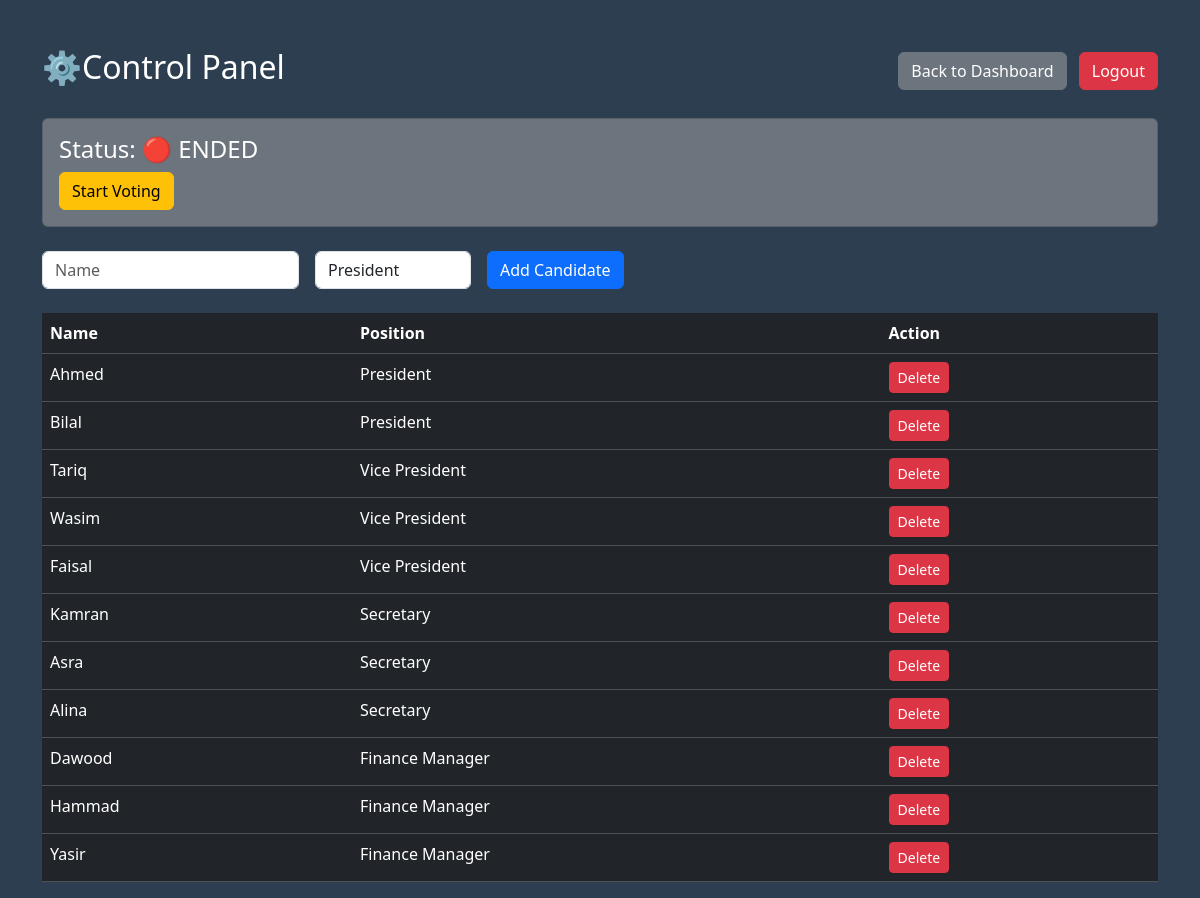
The page /admin-dashboard/manage_election/ (signed in) on the database its author committed.
### myapp/models.py (models this page shows, shortened)
class Candidate(models.Model):
    POSITION_CHOICES = [
        ('President', 'President'),
        ('Vice President', 'Vice President'),
        ('Secretary', 'Secretary'),
        ('Finance Manager', 'Finance Manager'),
    ]
    name = models.CharField(max_length=100)
    position = models.CharField(max_length=50, choices=POSITION_CHOICES)

### myapp/views.py (the view, shortened to what this page needs)
# urls.py: path('admin-dashboard/manage_election/', views.manage_election, name='manage_election'),
def manage_election(request):
    if request.session.get('role') != 'admin':
        return redirect('login')
    candidates = Candidate.objects.all()
    status, created = ElectionSettings.objects.get_or_create(id=1)
    return render(request, 'manage_election.html', {
        'candidates': candidates,
        'status': status
    })

### myapp/templates/manage_election.html (shortened to what this page needs)
<!DOCTYPE html>
<html lang="en">
<head>
    <link rel="stylesheet" href="https://cdn.jsdelivr.net/npm/bootstrap@5.3.3/dist/css/bootstrap.min.css">
</head>
<body class="bg-dark-blue text-white">
<div class="container mt-5">
    <div class="d-flex justify-content-between align-items-center mb-4">
        <h2>⚙️Control Panel</h2>
        <div>
            <a href="{% url 'admin_dashboard' %}" class="btn btn-secondary me-2">Back to Dashboard</a>
            <a href="{% url 'logout' %}" class="btn btn-danger">Logout</a>
        </div>
    </div>
    <div class="card p-3 mb-4 bg-secondary text-white">
        <h4>Status: {% if status.is_active %}🟢 ACTIVE {% else %}🔴 ENDED {% endif %}</h4>
        <form method="POST"> {% csrf_token %}
            <button name="toggle_status" class="btn btn-warning">
                {% if status.is_active %} End Voting {% else %} Start Voting {% endif %}
            </button>
        </form>
    </div>
    <form method="POST" class="row g-3 mb-4"> {% csrf_token %}
        <div class="col-auto"><input type="text" name="name" placeholder="Name" required class="form-control"></div>
        <div class="col-auto">
            <select name="position" class="form-control">
                <option value="President">President</option>
            </select>
        </div>
        <div class="col-auto"><button name="add_candidate" class="btn btn-primary">Add Candidate</button></div>
    </form>
    <table class="table table-dark">
        <tr><th>Name</th><th>Position</th><th>Action</th></tr>
        {% for c in candidates %}
        <tr>
            <td>{{ c.name }}</td>
            <td>{{ c.position }}</td>
            <td>
                <form method="POST"> {% csrf_token %}
                    <button name="remove_candidate" class="btn btn-sm btn-danger">Delete</button>
                </form>
            </td>
        </tr>
        {% endfor %}
    </table>
</div>
</body>
</html>

### myapp/templates/manage_election.html (style rules this page uses)
.bg-dark-blue { background-color: #2c3e50; }

### rows shown on the page
Candidate: name "Ahmed", position "President"
Candidate: name "Bilal", position "President"
Candidate: name "Tariq", position "Vice President"
Candidate: name "Wasim", position "Vice President"
Candidate: name "Faisal", position "Vice President"
Candidate: name "Kamran", position "Secretary"
Candidate: name "Asra", position "Secretary"
Candidate: name "Alina", position "Secretary"
Candidate: name "Dawood", position "Finance Manager"
Candidate: name "Hammad", position "Finance Manager"
Candidate: name "Yasir", position "Finance Manager"
